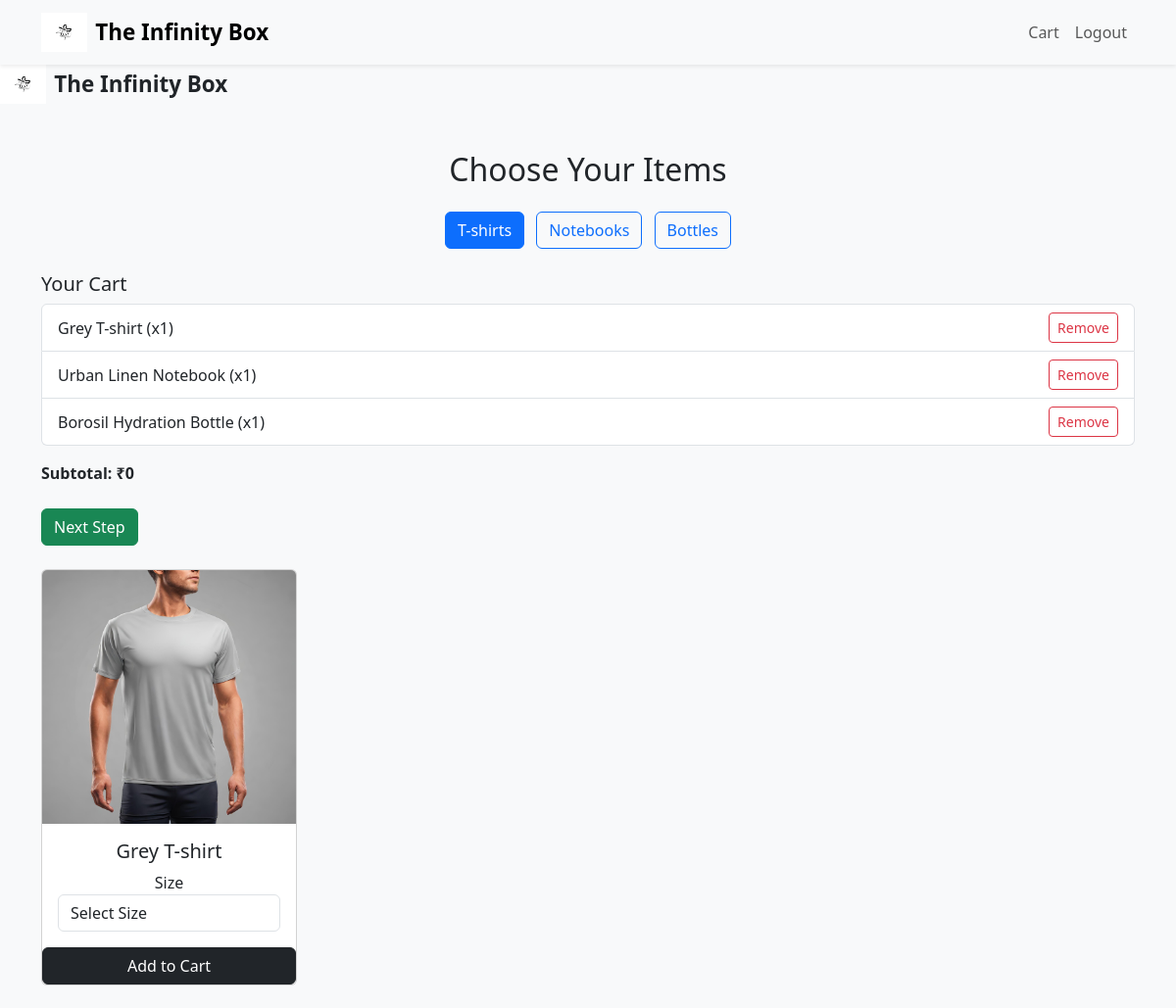
Before: /products/custombox/choose_items/ (signed in, upper part) with the older database file.
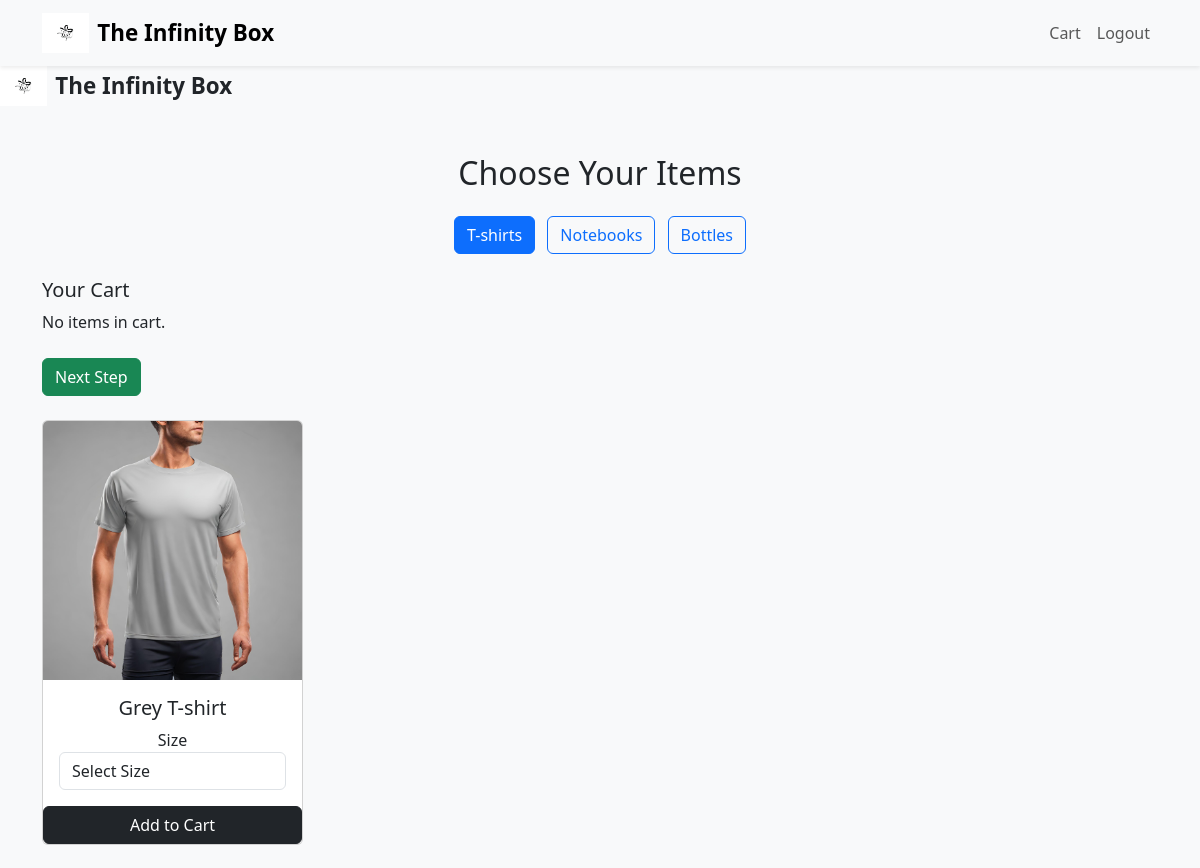
After: the same page with the newer database file.
### cart/models.py (models this page shows, shortened)
class CartItem(models.Model):
    user = models.ForeignKey(
        settings.AUTH_USER_MODEL,
        on_delete=models.CASCADE,
        related_name='cart_items',
        related_query_name='cart_item'
    )
    product = models.ForeignKey(
        Product,
        on_delete=models.CASCADE,
        related_name='cart_items',
        related_query_name='cart_item'
    )
    quantity = models.PositiveIntegerField(default=1)
    added_at = models.DateTimeField(auto_now_add=True)
    size = models.CharField(max_length=10, null=True, blank=True)  # <-- Add this
    def calc_subtotal(self):
        return self.quantity * self.product.price

### products/models.py (models this page shows, shortened)
class Product(models.Model):
    CATEGORY_CHOICES = [
        ('T-shirts', 'T-shirts'),
        ('Notebooks', 'Notebooks'),
        ('Bottles', 'Bottles'),
    ]
    name = models.CharField(max_length=200)
    description = models.TextField(blank=True)
    price = models.IntegerField(default=0)
    type = models.CharField(max_length=100, choices=[("T-shirts", "T-shirts"), ("Notebooks", "Notebooks"), ("Bottles", "Bottles")])
    image = models.ImageField(upload_to='products/')
    is_customizable = models.BooleanField(default=False)
    is_active = models.BooleanField(default=True)
    category = models.CharField(max_length=100)  # e.g., "T-shirts", "Notebooks"
    available = models.BooleanField(default=True)

### products/views.py (the view)
# urls.py: path('custombox/choose_items/', views.choose_items, name='choose_items'),
def choose_items(request):
    selected_category = request.GET.get('category', 'T-shirts')  # Default: T-shirts
    categories = ['T-shirts', 'Notebooks', 'Bottles']
    products = Product.objects.filter(type=selected_category)
    cart_items = CartItem.objects.filter(user=request.user)
    cart_total = sum(item.calc_subtotal() for item in cart_items)
    return render(request, 'products/choose_items.html', {
        'products': products,
        'cart_items': cart_items,
        'cart_total': cart_total,
        'categories': categories,
        'selected_category': selected_category,
    })

### products/templates/products/choose_items.html (shortened to what this page needs)
{% extends 'base.html' %}
{% load static %}
{% block content %}
<div class="container mt-5">
  <h2 class="text-center mb-4">Choose Your Items</h2>
  <div class="text-center mb-4">
    {% for category in categories %}
      <button class="btn btn-outline-primary mx-1 filter-btn" data-category="{{ category }}">{{ category }}</button>
    {% endfor %}
  </div>
  <div class="mb-4">
  <h5>Your Cart</h5>
  {% if cart_items %}
    <ul class="list-group">
      {% for item in cart_items %}
        <li class="list-group-item d-flex justify-content-between align-items-center">
          <div>
            {{ item.product.name }} (x{{ item.quantity }})
          </div>
          <form action="{% url 'products:remove_from_cart' item.id %}" method="post" style="margin: 0;">
            <button type="submit" class="btn btn-sm btn-outline-danger">Remove</button>
          </form>
        </li>
      {% endfor %}
    </ul>
    <p class="mt-3"><strong>Subtotal: ₹{{ cart_total }}</strong></p>
  {% else %}
    <p>No items in cart.</p>
  {% endif %}
  <a href="{% url 'products:magic_created' %}" class="btn btn-success mt-2">Next Step</a>
</div>
      <div id="products" class="row">
        <div class="col-md-3 mb-4 product-card" data-category="T-shirts">
          <div class="card h-100">
            <img src="/media/products/T-shirts1.jpeg" class="card-img-top" alt="Grey T-shirt">
            <div class="card-body text-center">
              <h5 class="card-title">Grey T-shirt</h5>
              <form method="post" action="{% url 'products:add_to_cart' 14 %}">
                <label for="size-14">Size</label>
                  <select name="size" id="size-14" class="form-control" required>
                    <option value="">Select Size</option>
                  </select>
                </div>
                <button type="submit" class="btn btn-dark">Add to Cart</button>
            </div>
          </div>
        </div>
        </div>
{% endblock %}

### templates/base.html (shortened to what this page needs)
{% load static %}
<!DOCTYPE html>
<html lang="en">
<head>
  <link href="https://cdn.jsdelivr.net/npm/bootstrap@5.3.3/dist/css/bootstrap.min.css" rel="stylesheet">
  <link href="{% static 'css/style.css' %}" rel="stylesheet">
</head>
<body>
  <nav class="navbar navbar-expand-lg navbar-light bg-light shadow-sm">
    <div class="container">
      <a class="navbar-brand d-flex align-items-center" href="/">
      <img src="{% static 'images/logo.png' %}" alt="Logo" style="height: 40px;" class="me-2">
      <span class="fw-bold">The Infinity Box</span>
    </a>
      <div class="collapse navbar-collapse" id="navbarNav">
        <ul class="navbar-nav ms-auto">
                {% if user.is_authenticated %}
                <li class="nav-item"><a class="nav-link" href="/cart/">Cart</a></li>
                <li class="nav-item"><a class="nav-link" href="/accounts/logout/">Logout</a></li>
                {% else %}
                <li class="nav-item"><a class="nav-link" href="/accounts/login/">Login</a></li>
                {% endif %}
            </ul>
      </div>
    </div>
  </nav>
  <a class="navbar-brand d-flex align-items-center" href="/">
  <img src="{% static 'images/logo.png' %}" alt="Logo" style="height: 40px;" class="me-2">
  <span class="fw-bold">The Infinity Box</span>
</a>
  {% block content %}{% endblock %}
</body>
</html>

### static/style.css (style rules this page uses)
body { background-color: #f8f9fa; }
.navbar-brand { font-weight: bold; font-size: 1.4rem; }

Changed rows visible on the page:
removed CartItem: product.name "Grey T-shirt", quantity "1"
removed CartItem: product.name "Urban Linen Notebook", quantity "1"
removed CartItem: product.name "Borosil Hydration Bottle", quantity "1"
Other visible differences:
{{ cart_total }}: "0" → (not shown)
text no longer shown: "Subtotal: ₹"
text now shown: "No items in cart."
